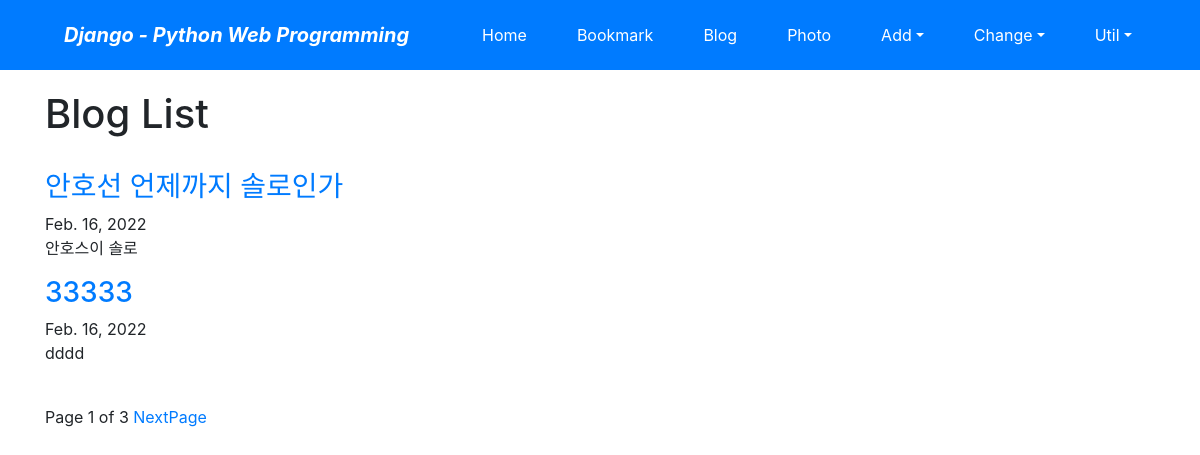
The page /blog/ on the database as committed earlier.
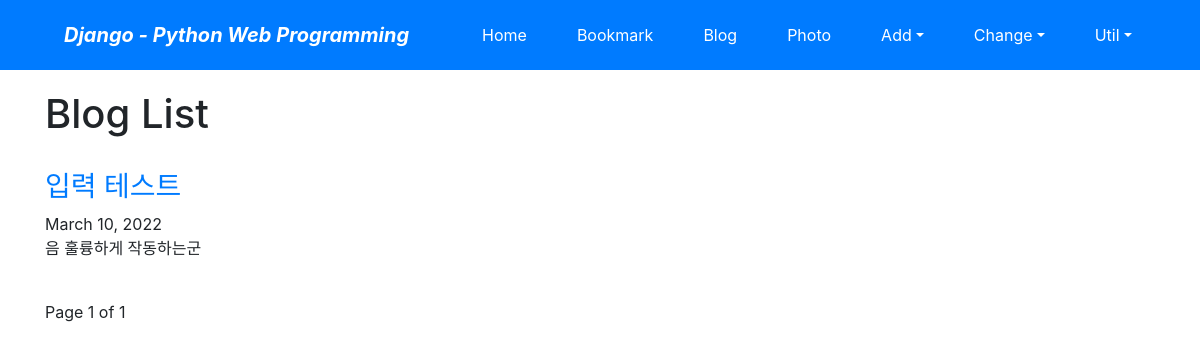
The same page on the database as committed later.
### blog/models.py (models this page shows, shortened)
class Post(models.Model):
    title = models.CharField(verbose_name = 'TITLE', max_length=50)
    slug = models.SlugField('SLUG', unique=True, allow_unicode=True, help_text='한단어요약')
    description = models.CharField('DESCRIPTION', max_length=100, blank = True, help_text='한줄요약')
    content = models.TextField('CONTENT')
    create_dt = models.DateTimeField('CREATE DATE', auto_now_add = True)
    modify_dt = models.DateTimeField('MODIFY DATE', auto_now = True)
    tags = TaggableManager(blank=True)
    owner = models.ForeignKey(User, on_delete=models.CASCADE, verbose_name='OWNER', blank=True, null=True)
    class Meta:
        verbose_name = 'post'
        verbose_name_plural = 'posts'
        db_table = 'blog_posts'
        ordering = ('-modify_dt', )
    def get_absolute_url(self):
        return reverse('blog:post_detail', args=(self.slug,))

### blog/views.py (the view)
# urls.py: path('', views.PostLV.as_view(), name='index'),
class PostLV(ListView):
    model = Post
    template_name = 'blog/post_all.html'
    context_object_name = 'posts'
    paginate_by = 2

### blog/templates/blog/post_all.html (shortened to what this page needs)
{% extends 'base.html' %}
{%block content%}
<h1>Blog List</h1>
<br>
{% for post in posts %}
    <h3><a href="{{ post.get_absolute_url }}">{{ post.title }}</a></h3>
    {{ post.modify_dt|date:"N d, Y"}}
    <p>{{ post.description }}</p>
{% endfor %}
<br>
<div>
    <span>
        Page {{ page_obj.number }} of {{page_obj.paginator.num_pages }}
        {% if page_obj.has_next %}
            <a href="?page= {{ page_obj.next_page_number }}">NextPage</a>
        {% endif %}
    </span>
</div>
{% endblock %}

Rows that differ between the two databases and show on the page:
removed Post: title "안호선 언제까지 솔로인가", modify_dt "Feb. 16, 2022", description "안호스이 솔로"
removed Post: title "33333", modify_dt "Feb. 16, 2022", description "dddd"
added Post: title "입력 테스트", modify_dt "March 10, 2022", description "음 훌륭하게 작동하는군"
Other text that changed with them:
{{ page_obj.paginator.num_pages }}: "3" → "1"
text no longer shown: "NextPage"
